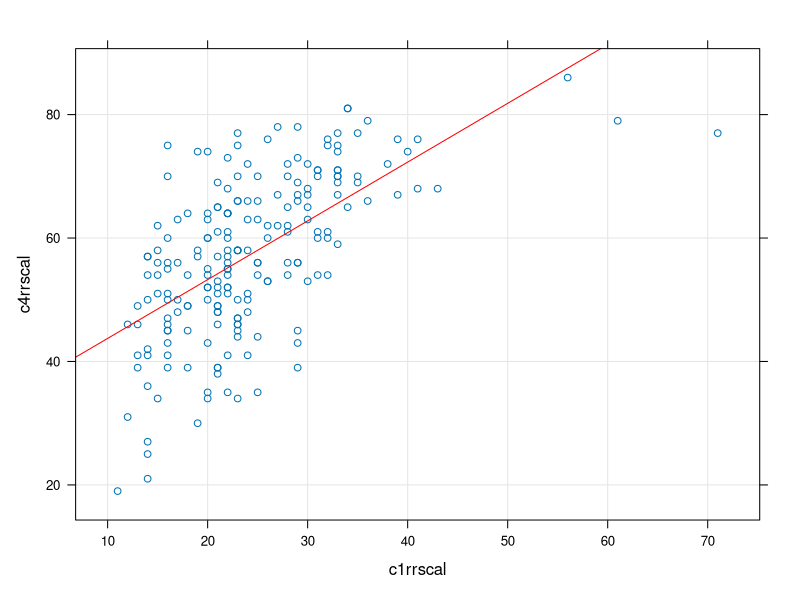
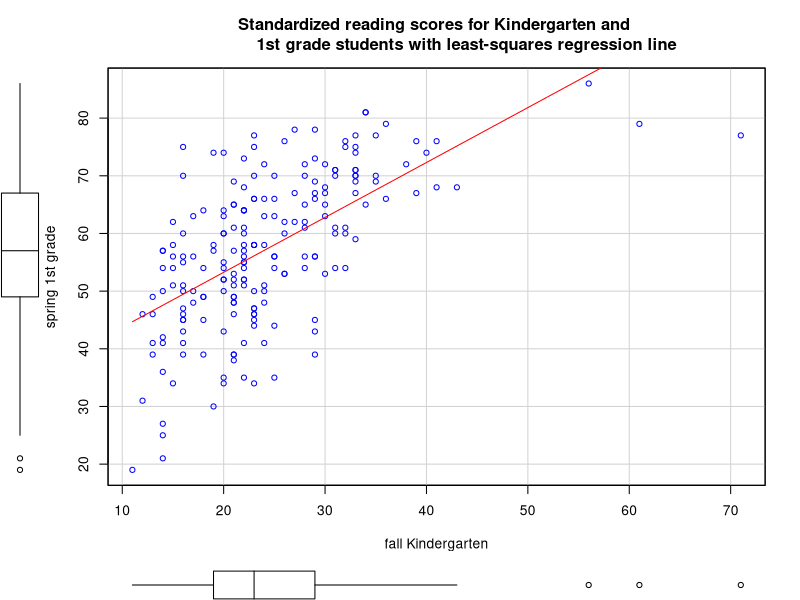

Source code (R) for these figures, in order:
##ASRR Chapter 5
#5.2
ecls=read.table(file="ecls200.txt",header=TRUE)
tapply(ecls$c1rmscal,ecls$s2kpupri,mean)

#5.3
x=c(2,3,5,8,7)
y=c(3,7,6,9,4)
reg=lm(y~x)
reg

#5.4
library(lattice)
xyplot(c4rrscal ~ c1rrscal, data=ecls,
       grid=TRUE,
       type=c("p", "r"),    #p=scatterplot, r=regression line
       col.line="red")

reg=lm(c4rrscal~c1rrscal,data=ecls)   #lm() takes a y~x formula statement
reg$coefficients   #intercept and slope
summary(reg)$sigma    #RSE
summary(reg)$r.squared  #R squared
x=data.frame(c1rrscal=c(15,20,25,30,35)) 
predict.lm(reg, x, interval="none")

#5.5
cor(ecls$c4rrscal,ecls$c1rrscal,method="p")  #Pearson r
cor(ecls$c4rrscal,ecls$c1rrscal,method="s")  #Spearman rho
cor(ecls$c4rrscal,ecls$c1rrscal,method="k")  #Kendall tau

#5.6
library(MASS)
zres=stdres(reg)
new=as.data.frame(cbind(reg$residuals,zres))
new[new$zres < -3.0 | new$zres > 3.0, ]
ecls[94,]

#5.7
library(car)
scatterplot(c4rrscal~c1rrscal,
            data=ecls,
            smooth=F,
            regLine=list(method=lm, lty=1, lwd=1, col="red"),
            xlab="fall Kindergarten",ylab="spring 1st grade",
            main="Standardized reading scores for Kindergarten and 
            1st grade students with least-squares regression line")


